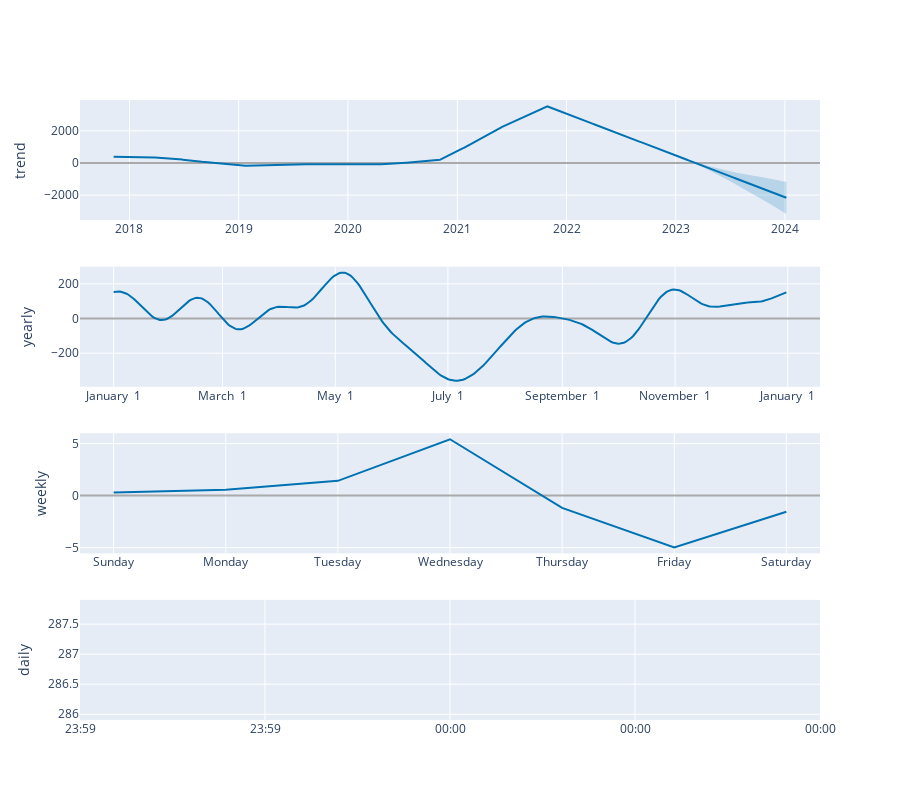

The code cell stored with this chart in its notebook:
### Code cell
plot_components_plotly(m, forecast)

### Figure 1 — Plotly figure (JSON) as saved in the notebook; plotly's stock layout.template omitted (floating-point values rounded to 4 significant figures; data arrays with more than 128 entries replaced by an {"elided": "..."} marker saying what was removed)
{"data": [{"line": {"color": "#0072B2", "width": 2}, "mode": "lines", "name": "trend", "type": "scatter", "x": {"elided": "2250 str values"}, "xaxis": "x", "y": {"elided": "2250 float values"}, "yaxis": "y"}, {"line": {"color": "rgba(0, 114, 178, 0.2)", "width": 0}, "mode": "lines", "name": "trend_upper", "type": "scatter", "x": {"elided": "2250 str values"}, "xaxis": "x", "y": {"elided": "2250 float values"}, "yaxis": "y"}, {"fill": "tonexty", "fillcolor": "rgba(0, 114, 178, 0.2)", "line": {"color": "rgba(0, 114, 178, 0.2)", "width": 0}, "mode": "lines", "name": "trend_lower", "type": "scatter", "x": {"elided": "2250 str values"}, "xaxis": "x", "y": {"elided": "2250 float values"}, "yaxis": "y"}, {"line": {"color": "#0072B2", "width": 2}, "mode": "lines", "name": "yearly", "type": "scatter", "x": {"elided": "365 str values"}, "xaxis": "x2", "y": {"elided": "365 float values"}, "yaxis": "y2"}, {"line": {"color": "#0072B2", "width": 2}, "mode": "lines", "name": "weekly", "type": "scatter", "x": ["2017-01-01T00:00:00", "2017-01-02T00:00:00", "2017-01-03T00:00:00", "2017-01-04T00:00:00", "2017-01-05T00:00:00", "2017-01-06T00:00:00", "2017-01-07T00:00:00"], "xaxis": "x3", "y": [0.3049, 0.5716, 1.417, 5.415, -1.179, -4.976, -1.553], "yaxis": "y3"}, {"line": {"color": "#0072B2", "width": 2}, "mode": "lines", "name": "daily", "type": "scatter", "x": ["2017-01-01T00:00:00"], "xaxis": "x4", "y": [286.9], "yaxis": "y4"}], "layout": {"height": 800, "showlegend": false, "width": 900, "xaxis": {"anchor": "y", "domain": [0, 1], "range": ["2017-07-19T13:12:00", "2024-04-27T10:48:00"], "type": "date"}, "xaxis2": {"anchor": "y2", "domain": [0, 1], "range": ["2016-12-13T18:54:02.958904115", "2018-01-18T11:04:57.863013581"], "tickformat": "%B %e", "type": "date"}, "xaxis3": {"anchor": "y3", "domain": [0, 1], "range": ["2016-12-31T16:48:00", "2017-01-07T07:12:00"], "tickformat": "%A", "type": "date"}, "xaxis4": {"anchor": "y4", "domain": [0, 1], "range": ["2017-01-01T00:00:00", "2017-01-01T00:00:00"], "tickformat": "%H:%M", "type": "date"}, "yaxis": {"anchor": "x", "domain": [0.8063, 1], "rangemode": "normal", "title": {"text": "trend"}, "zerolinecolor": "#AAA"}, "yaxis2": {"anchor": "x2", "domain": [0.5375, 0.7312], "title": {"text": "yearly"}, "zerolinecolor": "#AAA"}, "yaxis3": {"anchor": "x3", "domain": [0.2687, 0.4625], "title": {"text": "weekly"}, "zerolinecolor": "#AAA"}, "yaxis4": {"anchor": "x4", "domain": [0, 0.1938], "title": {"text": "daily"}, "zerolinecolor": "#AAA"}}}
